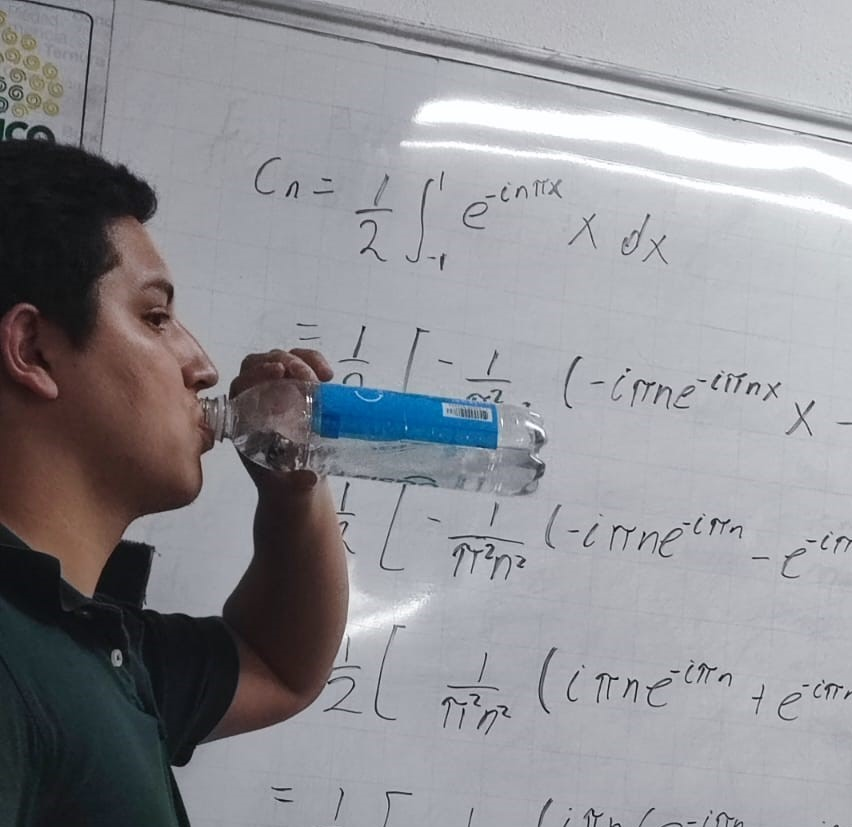
#> input picture Proyecto/Imagenes/Prueba.jpeg, 852 x 827 px, found by its file name
$ python segundo.py
#> lines starting #> are read from the running program, lines starting #| are printed output that depends on the picture
import numpy as np
import cv2
from matplotlib import pyplot as plt

img = cv2.imread('.\Proyecto\Imagenes\Prueba.jpeg',0)
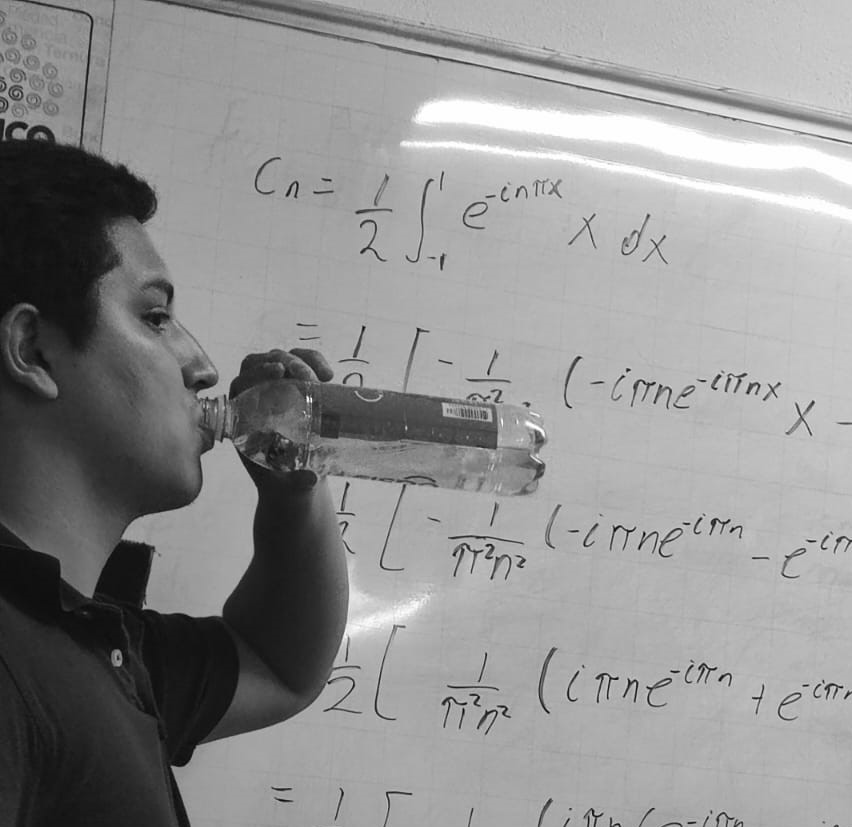
#> img: shape (827, 852); min 3, max 255, mean 144.5

img_float32 = np.fft.fft2(img)
fshift = np.fft.fftshift(img_float32)

#show the furier  image transform
furier_tr = 20*np.log(np.abs(fshift))
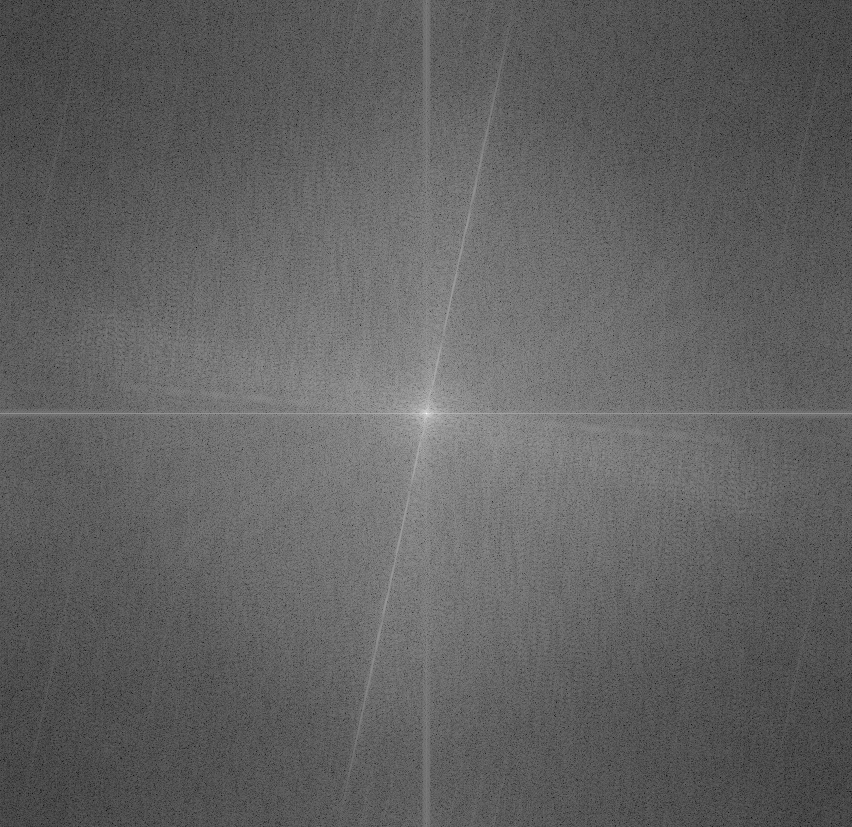
#> furier_tr: shape (827, 852) float64; min 25.1, max 368.8, mean 157.1; drawn with min black and max white

plt.subplot(121),plt.imshow(img, cmap = 'gray')
plt.title('Input Image'), plt.xticks([]), plt.yticks([])
plt.subplot(122),plt.imshow(furier_tr, cmap = 'gray')
plt.title('furier transform'), plt.xticks([]), plt.yticks([])
plt.show()
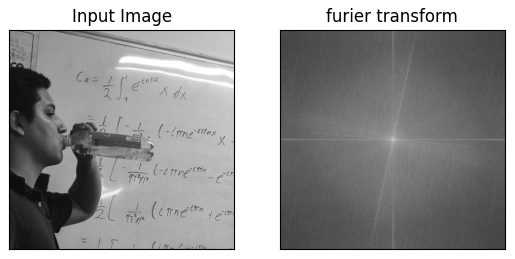
#> figure drawn by matplotlib, 2 panels


for x in range(350,430):
    for y in range(580,660):
       print(furier_tr[x,y])
       fshift[y, x]=1
#> this loop made 80 passes
#> (printed output is left out)


for x in range(880,960):
    for y in range (660,740):
#> (the run stopped early here; a loop or call above may not have finished)
